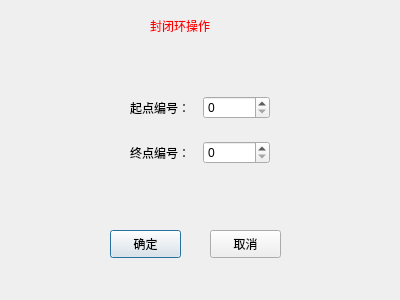
<?xml version="1.0" encoding="UTF-8"?>
<ui version="4.0">
 <class>Dialog_loop</class>
 <widget class="QDialog" name="Dialog_loop">
  <property name="geometry">
   <rect>
    <x>0</x>
    <y>0</y>
    <width>400</width>
    <height>300</height>
   </rect>
  </property>
  <property name="minimumSize">
   <size>
    <width>400</width>
    <height>300</height>
   </size>
  </property>
  <property name="maximumSize">
   <size>
    <width>400</width>
    <height>300</height>
   </size>
  </property>
  <property name="windowTitle">
   <string>路径绘制</string>
  </property>
  <widget class="QLabel" name="label">
   <property name="geometry">
    <rect>
     <x>150</x>
     <y>10</y>
     <width>111</width>
     <height>31</height>
    </rect>
   </property>
   <property name="styleSheet">
    <string notr="true">color: rgb(255, 0, 0);
font: 12pt &quot;Agency FB&quot;;</string>
   </property>
   <property name="text">
    <string>封闭环操作</string>
   </property>
  </widget>
  <widget class="QPushButton" name="Btn_ok">
   <property name="geometry">
    <rect>
     <x>110</x>
     <y>230</y>
     <width>71</width>
     <height>28</height>
    </rect>
   </property>
   <property name="text">
    <string>确定</string>
   </property>
  </widget>
  <widget class="QPushButton" name="Btn_cancel">
   <property name="geometry">
    <rect>
     <x>210</x>
     <y>230</y>
     <width>71</width>
     <height>28</height>
    </rect>
   </property>
   <property name="text">
    <string>取消</string>
   </property>
  </widget>
  <widget class="QWidget" name="layoutWidget">
   <property name="geometry">
    <rect>
     <x>130</x>
     <y>80</y>
     <width>140</width>
     <height>101</height>
    </rect>
   </property>
   <layout class="QVBoxLayout" name="verticalLayout">
    <item>
     <layout class="QHBoxLayout" name="horizontalLayout">
      <item>
       <widget class="QLabel" name="label_2">
        <property name="text">
         <string>起点编号：</string>
        </property>
       </widget>
      </item>
      <item>
       <widget class="QSpinBox" name="spinBox_start">
        <property name="maximum">
         <number>999</number>
        </property>
       </widget>
      </item>
     </layout>
    </item>
    <item>
     <layout class="QHBoxLayout" name="horizontalLayout_2">
      <item>
       <widget class="QLabel" name="label_3">
        <property name="text">
         <string>终点编号：</string>
        </property>
       </widget>
      </item>
      <item>
       <widget class="QSpinBox" name="spinBox_end">
        <property name="maximum">
         <number>999</number>
        </property>
       </widget>
      </item>
     </layout>
    </item>
   </layout>
  </widget>
 </widget>
 <resources/>
 <connections/>
</ui>
